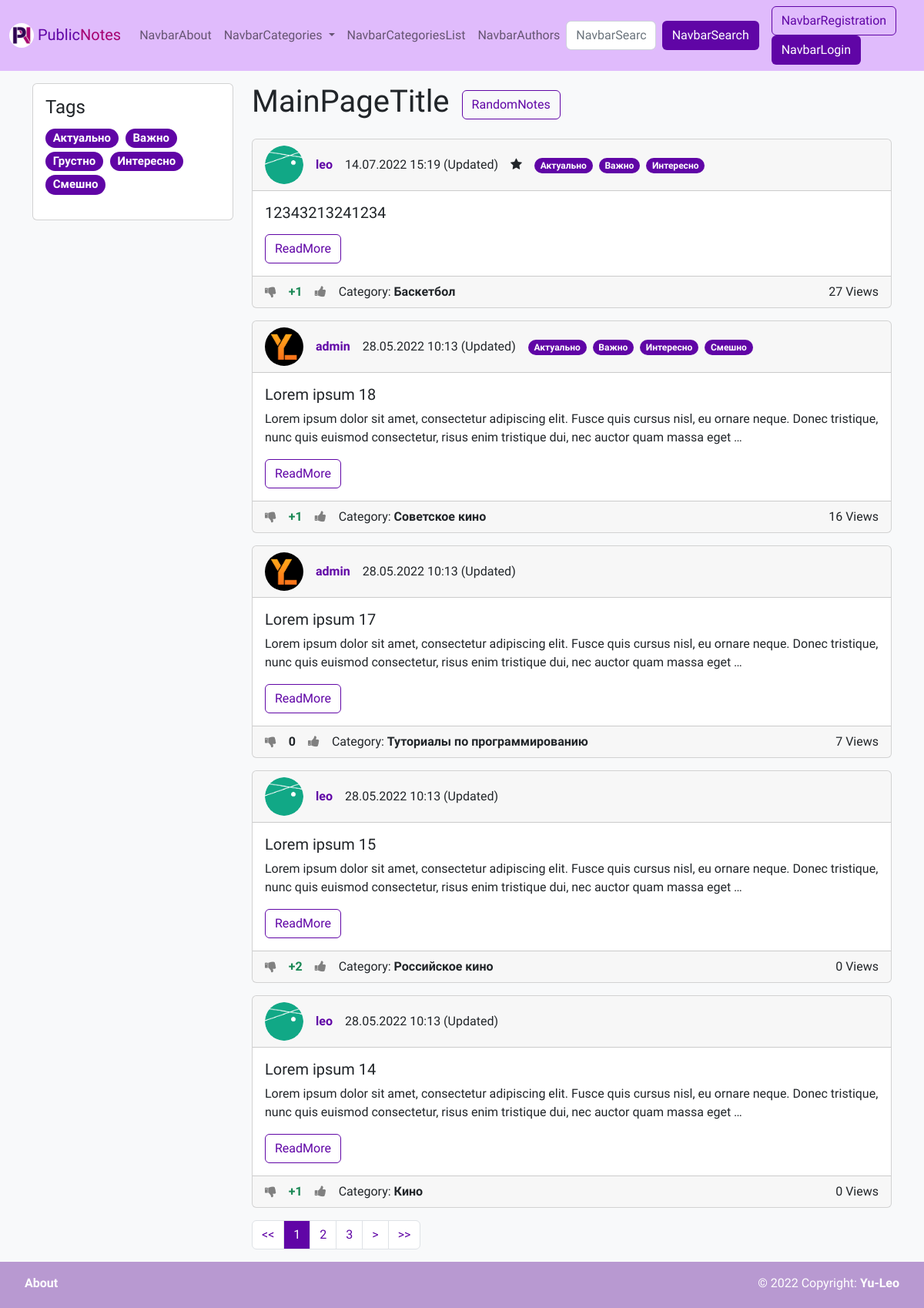
Before: / with the older database file.
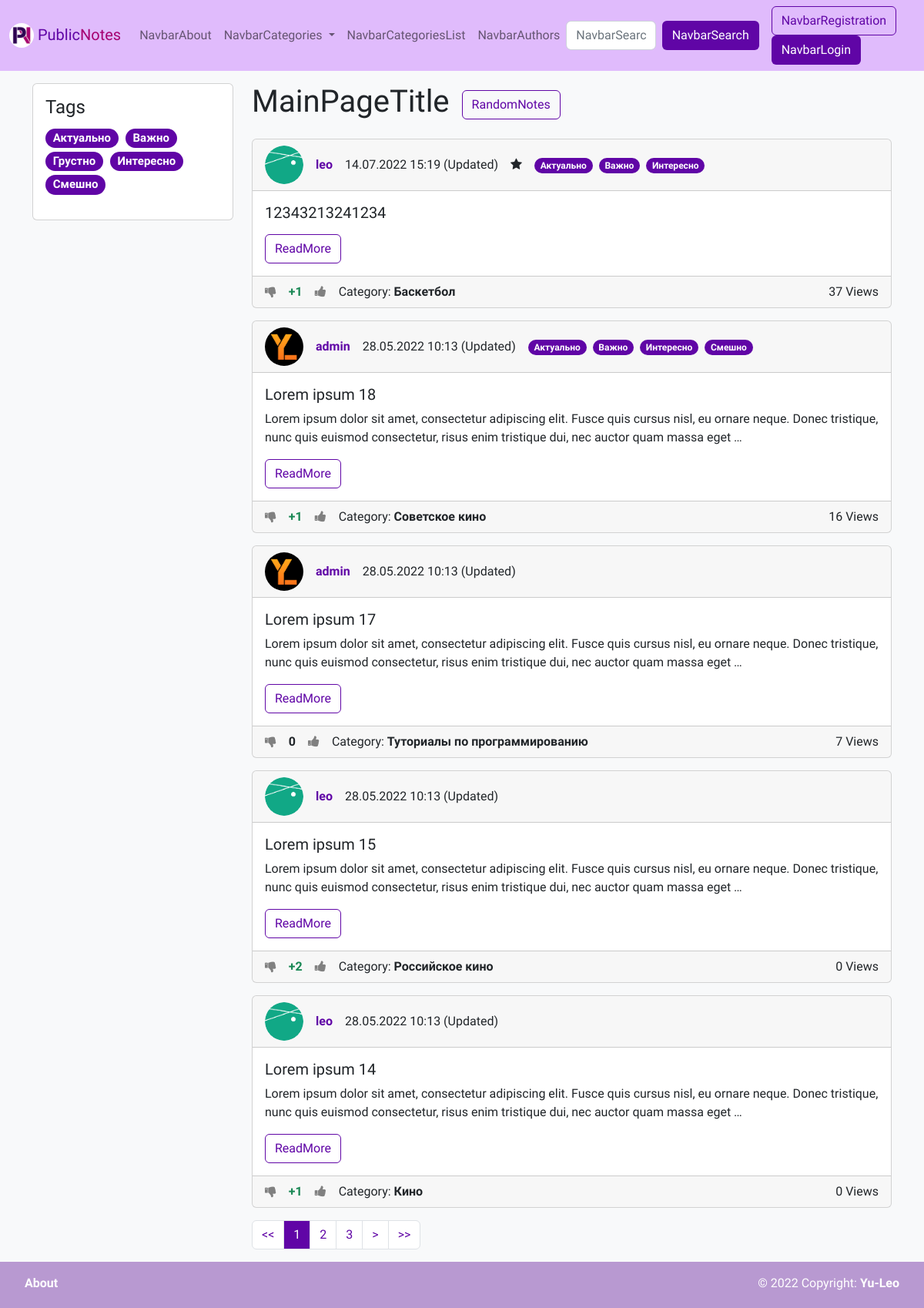
After: the same page with the newer database file.
### wall/models.py (models this page shows, shortened)
class Tag(models.Model):
    title = models.CharField(max_length=50, verbose_name=_('Title'), unique=True)
    def get_absolute_url(self):
        return reverse('tag', kwargs={"pk": self.pk})
    class Meta:
        verbose_name = _('Tag')
        verbose_name_plural = _('Tags')
        ordering = ['title']

class Note(models.Model):
    title = models.CharField(max_length=150, verbose_name=_('Title'))
    content = models.TextField(verbose_name=_('Text'), blank=True)
    created_at = models.DateTimeField(auto_now_add=True, verbose_name=_('CreationTime'))
    updated_at = models.DateTimeField(auto_now=True, verbose_name=_('LastUpdateTime'))
    views = models.PositiveIntegerField(default=0, verbose_name=_('NumberOfViews'))
    is_public = models.BooleanField(verbose_name=_('Public'), default=False)
    stared = models.BooleanField(verbose_name=_('Important'), default=False)
    author = models.ForeignKey(
        settings.AUTH_USER_MODEL,
        on_delete=models.CASCADE,
        verbose_name=_('Author'),
        null=True,
        blank=True,
    )
    is_pined = models.BooleanField(verbose_name=_('PinedInProfile'), default=False)
    category = TreeForeignKey('Category', on_delete=models.SET_NULL, verbose_name=_('Category'), null=True, blank=True)
    tags = models.ManyToManyField('Tag', blank=True, verbose_name=_('Tags'), related_name='notes')
    likes = models.ManyToManyField('User', blank=True, verbose_name=_('NoteLikes'), related_name='liked_notes')
    dislikes = models.ManyToManyField('User', blank=True, verbose_name=_('NoteDislikes'), related_name='disliked_notes')
    rating = models.IntegerField(verbose_name=_('Rating'), default=0)
    def get_absolute_url(self):
        return reverse('note', kwargs={"pk": self.pk})
    class Meta:
        verbose_name = _('Note')
        verbose_name_plural = _('Notes')
        ordering = ['-created_at', 'title']

class User(AbstractUser):
    email = models.EmailField(unique=True, verbose_name='E-mail')
    photo = models.ImageField(upload_to='photos/%Y/%m/%d/', verbose_name=_('Avatar'), blank=True)
    bio = models.TextField(verbose_name=_('Bio'), blank=True)
    show_email = models.BooleanField(verbose_name=_('PublicEmail'), default=False)
    rating = models.IntegerField(verbose_name=_('Rating'), default=0)
    def get_absolute_url(self):
        return reverse('author', kwargs={"pk": self.pk})

class Category(MPTTModel):
    parent = TreeForeignKey('self', on_delete=models.CASCADE, null=True, blank=True, related_name='children',
                            verbose_name=_('ParentCategory'))
    title = models.CharField(max_length=150, verbose_name=_('Title'), unique=True)
    preview = models.ImageField(upload_to='photos/%Y/%m/%d/', verbose_name=_('Preview'), blank=True)
    def get_absolute_url(self):
        return reverse('category', kwargs={"pk": self.pk})
    class MPTTMeta:
        order_insertion_by = ['title']
    class Meta:
        verbose_name = _('Category')
        verbose_name_plural = _('Categories')
        ordering = ['title']

### wall/views.py (the view)
# urls.py: path('', views.index, name='home'),
def index(request):
    notes = services.get_all_public_notes()
    paginator = Paginator(notes, 5)
    page_num = request.GET.get('page', 1)
    page_objects = paginator.get_page(page_num)
    context = {
        'page_obj': page_objects,
    }
    return render(request, 'wall/index.html', context)

### wall/services/category_services.py (called while the page is built)
def get_categories() -> TreeQuerySet[Category]:
    return Category.objects.all()

### wall/services/note_services.py (called while the page is built)
def get_all_public_notes() -> QuerySet[Note]:
    notes = Note.objects.filter(is_public=True)
    return notes.select_related('category', 'author').prefetch_related('tags', 'likes', 'dislikes')

def is_authenticated_user_the_author_of_note(authenticated_user: User | AnonymousUser,
                                             note: Note) -> bool:
    return authenticated_user == note.author

def has_note_been_updated(note: Note) -> bool:
    return (note.updated_at - note.created_at).total_seconds() >= 1

### wall/services/tag_services.py (called while the page is built)
def get_tags() -> QuerySet[Tag]:
    return Tag.objects.all()

### wall/services/user_services.py (called while the page is built)
def did_user_like_note(user: User | AnonymousUser, note: Note) -> bool:
    return user in note.likes.all()

def did_user_dislike_note(user: User | AnonymousUser, note: Note) -> bool:
    return user in note.dislikes.all()

### wall/templatetags/wall_tags.py (called while the page is built)
@register.simple_tag
def get_categories():
    return cache.get_or_set('categories', services.get_categories(), 300)

@register.simple_tag
def get_tags():
    return cache.get_or_set('tags', services.get_tags(), 300)

@register.inclusion_tag('wall/note_template.html')
def one_note(note: models.Note,
             show_full: bool = False,
             in_profile: bool = False,
             user: models.User | AnonymousUser = AnonymousUser,
             ):
    context = {
        'note': note,
        'allow_edit': services.is_authenticated_user_the_author_of_note(user, note),
        'show_full': show_full,
        'was_updated': services.has_note_been_updated(note),
        'in_profile': in_profile,
        'is_liked': services.did_user_like_note(user, note),
        'is_disliked': services.did_user_dislike_note(user, note),
    }
    return context

### wall/templates/wall/index.html (shortened to what this page needs)
{% extends 'base.html' %}
{% load wall_tags %}
{% load i18n %}
{% block sidebar %}
    <div class="card">
        <div class="card-body">
            <h4 class="card-title">{% trans 'Tags' %}</h4>
            <p class="fs-5">
                {% get_tags as tags %}
                {% for tag in tags %}
                    <a href="{{ tag.get_absolute_url }}"
                       class="badge rounded-pill text-bg-purple text-decoration-none me-1">
                        {{ tag.title }}</a>
                {% endfor %}
            </p>
        </div>
    </div>
{% endblock %}
{% block content_title %}
    <div class="hstack gap-3 mb-3">
        <div>
            <h1>{% trans 'MainPageTitle' %}</h1>
        </div>
        <div>
            <a href="{% url 'random_note' %}" class="btn btn-outline-purple">{% trans 'RandomNotes' %}</a>
        </div>
    </div>
{% endblock %}
{% block content %}
    {% include 'wall/inc/_notes_list.html' %}
    {% include 'wall/inc/_pagination.html' %}
{% endblock %}

### templates/base.html (shortened to what this page needs)
<!doctype html>
<html lang="ru">
<head>
    <link href="https://cdn.jsdelivr.net/npm/bootstrap@5.2.0-beta1/dist/css/bootstrap.min.css" rel="stylesheet"
>
    <link rel="stylesheet" href="https://maxcdn.bootstrapcdn.com/font-awesome/4.5.0/css/font-awesome.min.css">
    <link rel="stylesheet" href="/static/wall/css/style.css">
    {% load static %}
</head>
<body class="bg-light">
{% include 'inc/_navbar.html' %}
<div class="container">
    <div class="row pt-3">
        <div class="col-md-3">
            {% block sidebar %} SIDEBAR {% endblock %}
        </div>
        <div class="col-md-9">
            {% block content_title %} {% endblock %}
            {% block content %} CONTENT {% endblock %}
        </div>
    </div>
</div>
{% include 'inc/_footer.html' %}
</body>
</html>

### templates/inc/_navbar.html (shortened to what this page needs)
{% load mptt_tags %}
{% load wall_tags %}
{% load static %}
{% load i18n %}
<nav class="navbar navbar-expand-lg navbar-light purple-navbar text-white">
    <div class="container-fluid">
        <a class="navbar-brand" href="{% url 'home' %}">
            <img src="{% static 'wall/img/logo.png' %}" alt="" width="32" height="32"
                 class="d-inline-block align-text-center rounded-circle">
            <span class="text-purple">Public</span><span class="text-pink">Notes</span>
        </a>
        <div class="collapse navbar-collapse" id="navbarSupportedContent">
            <ul class="navbar-nav">
                <li class="nav-item">
                    <a class="nav-link" href="{% url 'about' %}">{% trans 'NavbarAbout' %}</a>
                </li>
                <li class="nav-item dropdown">
                    <a class="nav-link dropdown-toggle" href="#" id="navbarDropdownMenuLink" role="button"
                       data-bs-toggle="dropdown" aria-expanded="false">
                        {% trans 'NavbarCategories' %}
                    </a>
                </li>
                <li class="nav-item">
                    <a class="nav-link" href="{% url 'categories_list' %}">{% trans 'NavbarCategoriesList' %}</a>
                </li>
                <li class="nav-item">
                    <a class="nav-link" href="{% url 'authors' %}">{% trans 'NavbarAuthors' %}</a>
                </li>
            </ul>
        </div>
        <div class="me-3">
            <form class="d-flex" action="{% url 'search' %}" method="get">
                <input class="form-control me-2" type="text" placeholder="{% trans 'NavbarSearch' %}" name="search">
                <button class="btn btn-purple" type="submit">{% trans 'NavbarSearch' %}</button>
            </form>
        </div>
        <div class="">
            {% if request.user.is_authenticated %}
                <a class="btn btn-purple" href="{{ request.user.get_absolute_url }}" role="button"
                   aria-disabled="true">
                    {{ request.user.username }}</a>
                <a class="btn btn-outline-purple" href="{% url 'logout' %}"
                   role="button">{% trans 'NavbarLogout' %}</a>
            {% else %}
                <a class="btn btn-outline-purple" href="{% url 'registration' %}" role="button">
                    {% trans 'NavbarRegistration' %}</a>
                <a class="btn btn-purple" href="{% url 'login' %}" role="button">{% trans 'NavbarLogin' %}</a>
            {% endif %}
        </div>
    </div>
</nav>

### wall/templates/wall/inc/_notes_list.html
{% load wall_tags %}
{% for item in page_obj %}
{% one_note item user=request.user %}
{% endfor %}

### wall/templates/wall/note_template.html (shortened to what this page needs)
{% load wall_tags %}
{% load i18n %}
<div class="card mb-3">
    <div class="card-header">
        <div class="hstack gap-3">
            <div class="">
                <img src="{% if note.author.photo %}
                {{ note.author.photo.url }}
                {% else %}
                {% load static %}
                {% endif %}" alt="..." width="50" height="50"
                     style="border-radius: 25px;">
            </div>
            <div class="fw-bold">
                {% if note.author %}
                    <a href="{{ note.author.get_absolute_url }}" class="text-decoration-none text-purple">
                        {{ note.author.username }}</a>
                {% else %}
                    Аноним
                {% endif %}
            </div>
            <div class="fw-light">
                {{ note.created_at|date:"d.m.Y H:i" }}
                {% if was_updated %}
                    <span data-bs-toggle="tooltip"
                          title="{{ note.updated_at|date:'d.m.Y H:i' }}">
                    ({% trans 'Updated' %})</span>
                {% endif %}
            </div>
            {% if note.stared %}
                <div>
                    <i class="fa fa-star"></i>
                </div>
            {% endif %}
            <div>
                {% for tag in note.tags.all %}
                    <a href="{{ tag.get_absolute_url }}"
                       class="badge rounded-pill text-bg-purple text-decoration-none me-1">
                        {{ tag.title }}</a>
                {% endfor %}
            </div>
        </div>
    </div>
    <div class="card-body" style="transform: rotate(0);">
        <h5 class="card-title">
            {% if show_full %}
                {{ note.title }}
            {% else %}
                {{ note.title|truncatewords:10 }}
            {% endif %}
        </h5>
        <p class="card-text">
            {% if show_full %}
                {{ note.content }}
            {% else %}
                {{ note.content|truncatewords:30 }}
            {% endif %}
        </p>
        {% if not show_full %}
            <a href="{{ note.get_absolute_url }}"
               class="btn btn-outline-purple stretched-link">{% trans 'ReadMore' %}</a>
        {% endif %}
    </div>
    <div class="card-footer">
        <div class="hstack gap-3">
            <div>
                <a href="{% url 'dislike_note' note.pk %}"
                   style="
                           {% if is_disliked %}
                               color: Black;
                           {% else %}
                               color: Grey;
                           {% endif %}">
                    <i class="fa fa-thumbs-down"></i>
                </a>
            </div>
            <div>
                <span class="fw-bold">
                    {% if note.rating > 0 %}
                        <span class="text-success">+{{ note.rating }}</span>
                    {% elif note.rating < 0 %}
                        <span class="text-danger">{{ note.rating }}</span>
                    {% else %}
                        <span>{{ note.rating }}</span>
                    {% endif %}
                </span>
            </div>
            <div>
                <a href="{% url 'like_note' note.pk %}"
                   style="
                           {% if is_liked %}
                               color: Black;
                           {% else %}
                               color: Grey;
                           {% endif %}">
                    <i class="fa fa-thumbs-up"></i>
                </a>
            </div>
            {% if note.category %}
                <div><span class="">{% trans 'Category' %}: </span><a href="{{ note.category.get_absolute_url }}"
                                                                      class="text-decoration-none text-dark fw-bold">
                    {{ note.category.title }}</a></div>
            {% endif %}
            <div class="ms-auto">{{ note.views }} {% trans 'Views' %}</div>
        </div>
    </div>
</div>

### wall/templates/wall/inc/_pagination.html (shortened to what this page needs)
{% if page_obj.has_other_pages %}
<nav aria-label="Page navigation">
    <ul class="pagination">
        <li class="page-item">
            <a class="page-link text-purple" href="?search={{ search }}&page=1"
               aria-label="Previous">
                <span aria-hidden="true"><<</span>
            </a>
        </li>
        {% for p in page_obj.paginator.page_range %}
        {% if page_obj.number == p %}
        <li class="page-item "><a class="page-link btn-purple" href="?search={{ search }}&page={{ p }}">{{ p }}</a></li>
        {% elif p > page_obj.number|add:-3 and p < page_obj.number|add:3 %}
        <li class="page-item"><a class="page-link text-purple" href="?search={{ search }}&page={{ p }}">{{ p }}</a></li>
        {% endif %}
        {% endfor %}
        {% if page_obj.has_next %}
        <li class="page-item">
            <a class="page-link text-purple" href="?search={{ search }}&page={{ page_obj.next_page_number  }}"
               aria-label="Next">
                <span aria-hidden="true">></span>
            </a>
        </li>
        {% endif %}
        <li class="page-item">
            <a class="page-link text-purple" href="?search={{ search }}&page={{ page_obj.paginator.num_pages  }}"
               aria-label="Next">
                <span aria-hidden="true">>></span>
            </a>
        </li>
    </ul>
</nav>
{% endif %}

### templates/inc/_footer.html
<footer class="d-flex justify-content-between text-white p-3">
    <div class="ps-3">
        <a class="text-white text-decoration-none fw-bold" href="{% url 'about' %}">About</a>
    </div>
    <div class="pe-3">
        © 2022 Copyright: <a class="text-white text-decoration-none fw-bold" href="{% url 'about' %}#author">Yu-Leo</a>
    </div>
</footer>

### wall/static/wall/css/style.css (style rules this page uses)
:root { --purple: #6005A6; --dark-purple: #3E026C; --pink: #A60070; --dark-pink: #7B0053; }
html { position: relative; min-height: 100%; }
body { margin-bottom: 60px; font-family: 'Raleway', sans-serif; }
footer { position: absolute; bottom: 0; width: 100%; height: 60px; background-color: #B899D1; }
.text-purple { color: var(--purple); }
.text-pink { color: var(--pink); }
.purple-navbar { background-color: #E0BBFC; }
.btn-purple { background-color: var(--purple); color: #fff; }
.btn-outline-purple { border-color: var(--purple); color: var(--purple); }
.text-bg-purple { background-color: var(--purple); color: #fff; }

Changed rows visible on the page:
changed Note "Баскетбол": views "27" → "37"
